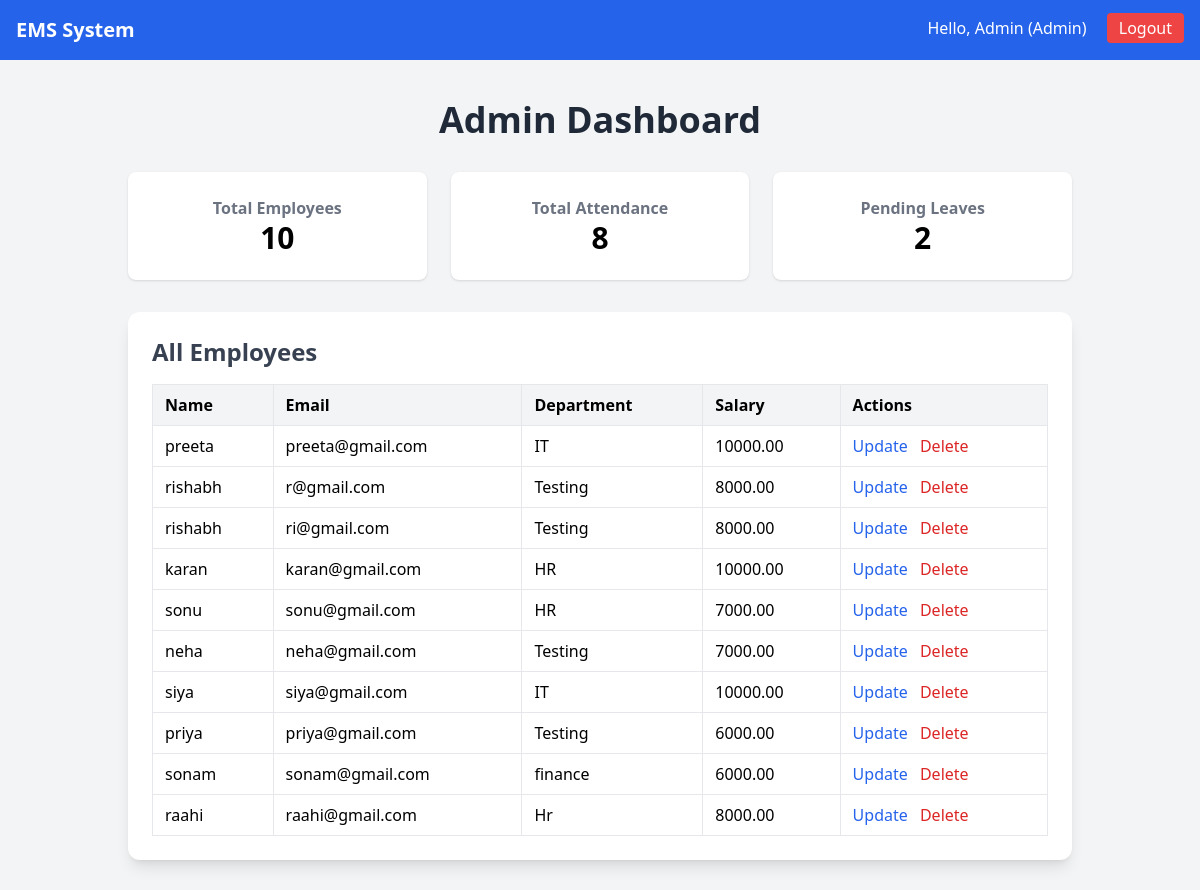
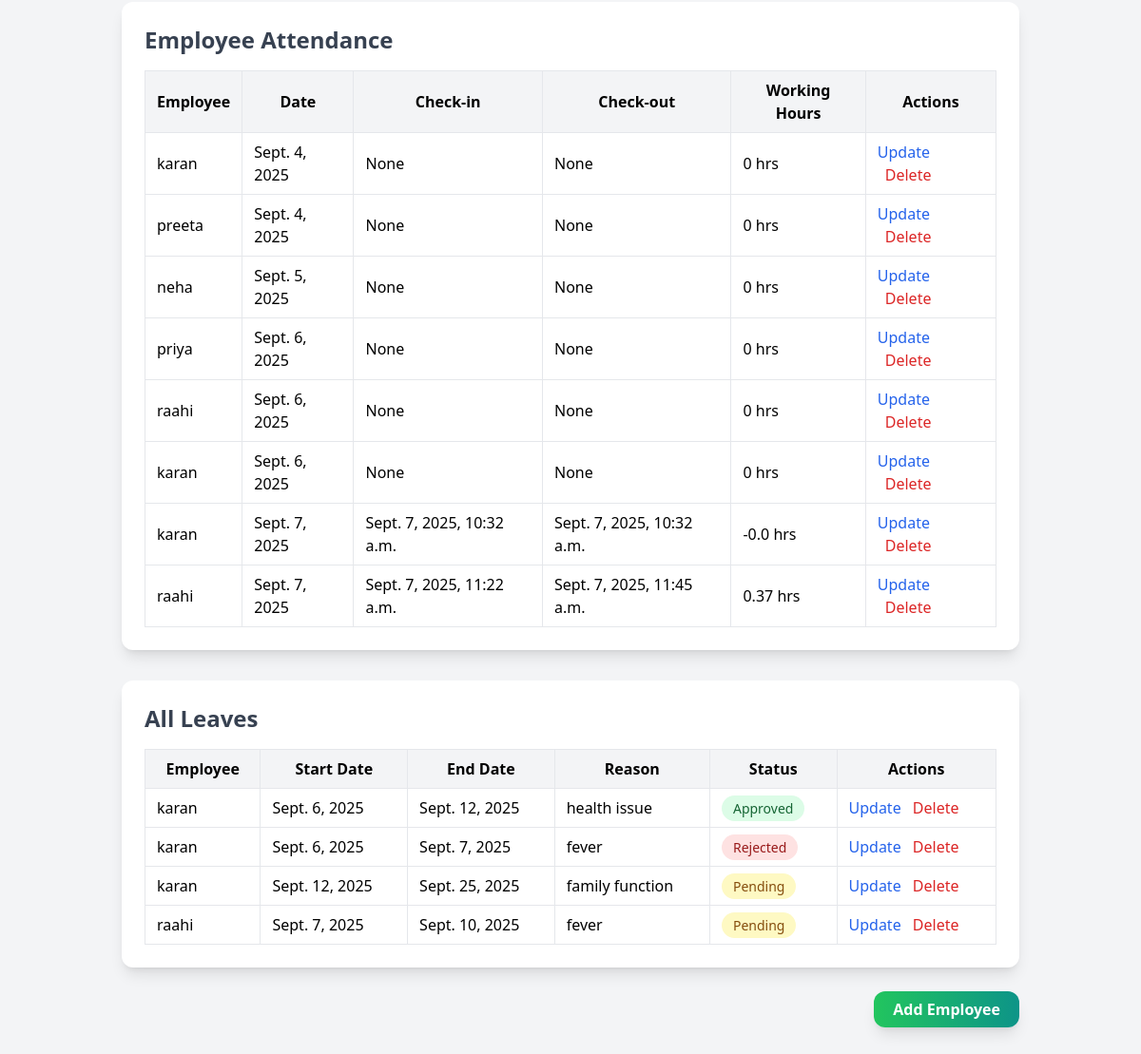
Screenshot of /admin-dashboard/ (signed in) with the database file from the repository (2 pictures, top to bottom).
### emp/models.py (models this page shows, shortened)
class CustomUser(AbstractUser):
    ROLE_CHOICES = (
        ('Admin', 'Admin'),
        ('HR', 'HR'),
        ('Employee', 'Employee'),
        ('Intern', 'Intern'),
    )
    role = models.CharField(max_length=20, choices=ROLE_CHOICES, default='Employee')
    class Meta:
        db_table = 'emp_customuser'
    groups = models.ManyToManyField(
        Group,
        related_name="custom_users",
        blank=True,
        help_text="The groups this user belongs to.",
        verbose_name="groups"
    )
    user_permissions = models.ManyToManyField(
        Permission,
        related_name="custom_user_permissions",
        blank=True,
        help_text="Specific permissions for this user.",
        verbose_name="user permissions"
    )

class Employee(models.Model):
    user = models.OneToOneField(settings.AUTH_USER_MODEL,on_delete=models.CASCADE,null=True , blank=True)
    name = models.CharField(max_length=100)
    email = models.EmailField(unique=True)
    department = models.CharField(max_length=50)
    salary = models.DecimalField(max_digits=10,decimal_places=2)
    ROLE_CHOICES = (
        ('Employee','Employee'),
        ('Intern','Intern'),
        ('HR','HR'),
        ('Admin','Admin'),
    )
    role = models.CharField(max_length=20,choices=ROLE_CHOICES)
    is_online = models.BooleanField(default=False)
    last_heartbeat = models.DateTimeField(null=True,blank=True)

class Attendance(models.Model):
    employee = models.ForeignKey(Employee,on_delete=models.CASCADE)
    date = models.DateField(auto_now_add=True)#Attendance ki date
    check_in = models.DateTimeField(null=True,blank=True) #check_in time
    check_out = models.DateTimeField(null=True,blank=True) #check_out time
    total_hours = models.FloatField(default=0)
    def working_hours(self):
        if self.check_in and self.check_out:
            diff = self.check_out -self.check_in
            hours = diff.total_seconds() / 3600
            return round(hours, 2)  # 2 decimal places
        return 0

class LeaveRequest(models.Model):
    employee = models.ForeignKey(Employee, on_delete=models.CASCADE)   # jisne request dali
    start_date = models.DateField()
    end_date = models.DateField()
    reason = models.TextField()
    leave_type = models.CharField(max_length=50)
    STATUS_CHOICES = [
        ('Pending', 'Pending'),
        ('Approved', 'Approved'),
        ('Rejected', 'Rejected'),
    ]
    status = models.CharField(max_length=10, choices=STATUS_CHOICES, default='Pending')
    applied_on = models.DateTimeField(auto_now_add=True)

### emp/views.py (the view)
        def wrapper(request, *args, **kwargs):
            if not request.user.is_authenticated:
                return redirect('login')
            if request.user.role.lower() != role.lower():
                return redirect('login')
            return view_func(request, *args, **kwargs)

### emp/views.py (called while the page is built)
def role_required(role):
    def decorator(view_func):
        def wrapper(request, *args, **kwargs):
            if not request.user.is_authenticated:
                return redirect('login')
            if request.user.role.lower() != role.lower():
                return redirect('login')
            return view_func(request, *args, **kwargs)
        return wrapper
    return decorator

@role_required('Admin')
def admin_dashboard(request):
    employees_list = Employee.objects.all()
    leaves_list = LeaveRequest.objects.all()
    total_employees = employees_list.count()
    attendance_list = Attendance.objects.select_related('employee').all()
    total_attendance = attendance_list.count()
    pending_leaves = leaves_list.filter(status='Pending').count()
    return render(request, 'emp/admin_dashboard.html', {'employees_list': employees_list, 'leaves_list': leaves_list, 'attendance_list': attendance_list, 'total_employees': total_employees, 'total_attendance':total_attendance, 'pending_leaves': pending_leaves})

### emp/templates/emp/admin_dashboard.html (shortened to what this page needs)
{% extends "emp/base.html" %}
{% block content %}
<div class="container mx-auto p-6 space-y-8">
  <h2 class="text-4xl font-bold text-gray-800 mb-8 text-center">Admin Dashboard</h2>
  <div class="grid grid-cols-1 md:grid-cols-3 gap-6 mb-8">
      <div class="bg-white shadow rounded-lg p-6 text-center hover:shadow-xl transition duration-300">
          <p class="text-gray-500 font-semibold">Total Employees</p>
          <p class="text-3xl font-bold">{{ total_employees }}</p>
      </div>
      <div class="bg-white shadow rounded-lg p-6 text-center hover:shadow-xl transition duration-300">
          <p class="text-gray-500 font-semibold">Total Attendance</p>
          <p class="text-3xl font-bold">{{ total_attendance }}</p>
      </div>
      <div class="bg-white shadow rounded-lg p-6 text-center hover:shadow-xl transition duration-300">
          <p class="text-gray-500 font-semibold">Pending Leaves</p>
          <p class="text-3xl font-bold">{{ pending_leaves }}</p>
      </div>
  </div>
  <div class="bg-white shadow-lg rounded-xl p-6 overflow-x-auto mb-8">
      <h3 class="text-2xl font-semibold text-gray-700 mb-4">All Employees</h3>
      <table class="min-w-full table-auto border border-gray-300">
          <thead class="bg-gray-100">
              <tr>
                  <th class="border px-3 py-2 text-left">Name</th>
                  <th class="border px-3 py-2 text-left">Email</th>
                  <th class="border px-3 py-2 text-left">Department</th>
                  <th class="border px-3 py-2 text-left">Salary</th>
                  <th class="border px-3 py-2 text-left">Actions</th>
              </tr>
          </thead>
          <tbody>
              {% for emp in employees_list %}
              <tr class="hover:bg-gray-50">
                  <td class="border px-3 py-2">{{ emp.name }}</td>
                  <td class="border px-3 py-2">{{ emp.email }}</td>
                  <td class="border px-3 py-2">{{ emp.department }}</td>
                  <td class="border px-3 py-2">{{ emp.salary }}</td>
                  <td class="border px-3 py-2 space-x-2">
                      <a href="{% url 'update_employee' emp.id %}" class="text-blue-600 hover:text-blue-800">Update</a>
                      <a href="{% url 'delete_employee' emp.id %}" class="text-red-600 hover:text-red-800">Delete</a>
                  </td>
              </tr>
              {% empty %}
              <tr>
                  <td colspan="5" class="text-center py-4 text-gray-500">No employees found</td>
              </tr>
              {% endfor %}
          </tbody>
      </table>
  </div>
  <div class="bg-white shadow-lg rounded-xl p-6 overflow-x-auto mb-8">
      <h3 class="text-2xl font-semibold text-gray-700 mb-4">Employee Attendance</h3>
      <table class="min-w-full table-auto border border-gray-300">
          <thead class="bg-gray-100">
              <tr>
                  <th class="border px-3 py-2">Employee</th>
                  <th class="border px-3 py-2">Date</th>
                  <th class="border px-3 py-2">Check-in</th>
                  <th class="border px-3 py-2">Check-out</th>
                  <th class="border px-3 py-2">Working Hours</th>
                  <th class="border px-3 py-2">Actions</th>
              </tr>
          </thead>
          <tbody>
              {% for att in attendance_list %}
              <tr class="hover:bg-gray-50">
                  <td class="border px-3 py-2">{{ att.employee.name }}</td>
                  <td class="border px-3 py-2">{{ att.date }}</td>
                  <td class="border px-3 py-2">{{ att.check_in }}</td>
                  <td class="border px-3 py-2">{{ att.check_out }}</td>
                  <td class="border px-3 py-2">{{ att.working_hours }} hrs</td>
                  <td class="border px-3 py-2 space-x-2">
                      <a href="{% url 'update_attendance' att.id %}" class="text-blue-600 hover:text-blue-800">Update</a>
                      <a href="{% url 'delete_attendance' att.id %}" class="text-red-600 hover:text-red-800">Delete</a>
                  </td>
              </tr>
              {% empty %}
              <tr>
                  <td colspan="6" class="text-center py-4 text-gray-500">No attendance records found</td>
              </tr>
              {% endfor %}
          </tbody>
      </table>
  </div>
  <div class="bg-white shadow-lg rounded-xl p-6 overflow-x-auto mb-8">
      <h3 class="text-2xl font-semibold text-gray-700 mb-4">All Leaves</h3>
      <table class="min-w-full table-auto border border-gray-300">
          <thead class="bg-gray-100">
              <tr>
                  <th class="border px-3 py-2">Employee</th>
                  <th class="border px-3 py-2">Start Date</th>
                  <th class="border px-3 py-2">End Date</th>
                  <th class="border px-3 py-2">Reason</th>
                  <th class="border px-3 py-2">Status</th>
                  <th class="border px-3 py-2">Actions</th>
              </tr>
          </thead>
          <tbody>
              {% for leave in leaves_list %}
              <tr class="hover:bg-gray-50">
                  <td class="border px-3 py-2">{{ leave.employee.name }}</td>
                  <td class="border px-3 py-2">{{ leave.start_date }}</td>
                  <td class="border px-3 py-2">{{ leave.end_date }}</td>
                  <td class="border px-3 py-2">{{ leave.reason }}</td>
                  <td class="border px-3 py-2">
                      {% if leave.status == "Approved" %}
                        <span class="bg-green-100 text-green-800 px-3 py-1 rounded-full text-sm font-medium">Approved</span>
                      {% elif leave.status == "Rejected" %}
                        <span class="bg-red-100 text-red-800 px-3 py-1 rounded-full text-sm font-medium">Rejected</span>
                      {% else %}
                        <span class="bg-yellow-100 text-yellow-800 px-3 py-1 rounded-full text-sm font-medium">Pending</span>
                      {% endif %}
                  </td>
                  <td class="border px-3 py-2 space-x-2">
                      <a href="{% url 'update_leave' leave.id %}" class="text-blue-600 hover:text-blue-800">Update</a>
                      <a href="{% url 'delete_leave' leave.id %}" class="text-red-600 hover:text-red-800">Delete</a>
                  </td>
              </tr>
              {% empty %}
              <tr>
                  <td colspan="6" class="text-center py-4 text-gray-500">No leave records found</td>
              </tr>
              {% endfor %}
          </tbody>
      </table>
  </div>
  <div class="text-right">
      <a href="{% url 'add_employee' %}" class="bg-gradient-to-r from-green-500 to-teal-600 hover:from-teal-600 hover:to-green-500 text-white font-semibold px-5 py-2 rounded-xl shadow-lg transition-all duration-300">Add Employee</a>
  </div>
</div>
<link rel="stylesheet" href="https://cdnjs.cloudflare.com/ajax/libs/font-awesome/6.4.0/css/all.min.css">
{% endblock %}

### emp/templates/emp/base.html (shortened to what this page needs)
<!DOCTYPE html>
<html lang="en">
<head>
    <script src="https://cdn.tailwindcss.com"></script>
</head>
<body class="bg-gray-100 min-h-screen">
<nav class="bg-blue-600 text-white p-4 flex justify-between">
    <span class="font-bold text-xl">EMS System</span>
    {% if request.user.is_authenticated %}
        <div>
            <span class="mr-4">Hello, {{ request.user.username }} ({{ request.user.role }})</span>
            <a href="{% url 'logout_view' %}" class="bg-red-500 px-3 py-1 rounded hover:bg-red-600">Logout</a>
        </div>
    {% endif %}
</nav>
<div class="container mx-auto p-4">
    {% block content %}
    {% endblock %}
</div>
</body>
</html>

### rows the page displays
CustomUser: user.username "Admin", user.role "Admin"
Employee: name "preeta", email "preeta@gmail.com", department "IT", salary "10000.00"
Employee: name "rishabh", email "r@gmail.com", department "Testing", salary "8000.00"
Employee: name "rishabh", email "ri@gmail.com", department "Testing", salary "8000.00"
Employee: name "karan", email "karan@gmail.com", department "HR", salary "10000.00"
Employee: name "sonu", email "sonu@gmail.com", department "HR", salary "7000.00"
Employee: name "neha", email "neha@gmail.com", department "Testing", salary "7000.00"
Employee: name "siya", email "siya@gmail.com", department "IT", salary "10000.00"
Employee: name "priya", email "priya@gmail.com", department "Testing", salary "6000.00"
Employee: name "sonam", email "sonam@gmail.com", department "finance", salary "6000.00"
Employee: name "raahi", email "raahi@gmail.com", department "Hr", salary "8000.00"
Attendance: employee.name "karan", date "Sept. 4, 2025", check_in "None", check_out "None", working_hours "0"
Attendance: employee.name "preeta", date "Sept. 4, 2025", check_in "None", check_out "None", working_hours "0"
Attendance: employee.name "neha", date "Sept. 5, 2025", check_in "None", check_out "None", working_hours "0"
Attendance: employee.name "priya", date "Sept. 6, 2025", check_in "None", check_out "None", working_hours "0"
Attendance: employee.name "raahi", date "Sept. 6, 2025", check_in "None", check_out "None", working_hours "0"
Attendance: employee.name "karan", date "Sept. 6, 2025", check_in "None", check_out "None", working_hours "0"
Attendance: employee.name "karan", date "Sept. 7, 2025", check_in "Sept. 7, 2025, 10:32 a.m.", check_out "Sept. 7, 2025, 10:32 a.m.", working_hours "-0.0"
Attendance: employee.name "raahi", date "Sept. 7, 2025", check_in "Sept. 7, 2025, 11:22 a.m.", check_out "Sept. 7, 2025, 11:45 a.m.", working_hours "0.37"
LeaveRequest: employee.name "karan", start_date "Sept. 6, 2025", end_date "Sept. 12, 2025", reason "health issue", status "Approved"
LeaveRequest: employee.name "karan", start_date "Sept. 6, 2025", end_date "Sept. 7, 2025", reason "fever", status "Rejected"
LeaveRequest: employee.name "karan", start_date "Sept. 12, 2025", end_date "Sept. 25, 2025", reason "family function", status "Pending"
LeaveRequest: employee.name "raahi", start_date "Sept. 7, 2025", end_date "Sept. 10, 2025", reason "fever", status "Pending"

### other values shown
{{ total_employees }} "10"
{{ total_attendance }} "8"
{{ pending_leaves }} "2"
